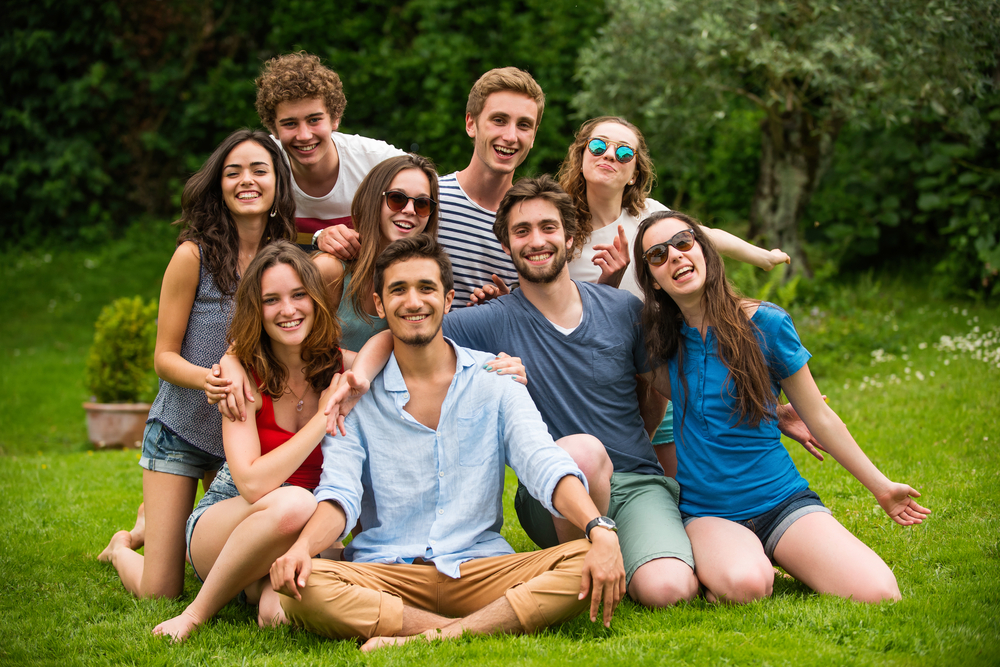
#> input picture Vison/test.png, 1000 x 667 px
$ python -i live_coord.py   (imports and definitions only)
#> lines starting #> are read from the running program, lines starting #| are printed output that depends on the picture; after the words box and inside, x2 and y2 are one past the last pixel; in counts of white or black regions, pixels touching at a corner belong together
import cv2 as cv
import numpy as np

blokjes = {
	"wit" : [(19,13,227),(38,47,255)],
	"blauw" : [(79,47,0),(115,255,88)],
	"geel" : [(9,108,190),(50,255,255)],
	"paars": [(147,0,32),(168,154,98)],
	"oranje":[(1,104,185),(15,255,255)]
}


# [60 lines left out: functions find_aruco, draw_aruco_marker, draw_aumgented, not called in this run]


def create_contour_image(image, thres_min = 85, thres_max = 255):
#> called with thres_min = 85, thres_max = 255
	img_gray = cv.cvtColor(image,cv.COLOR_RGB2GRAY)
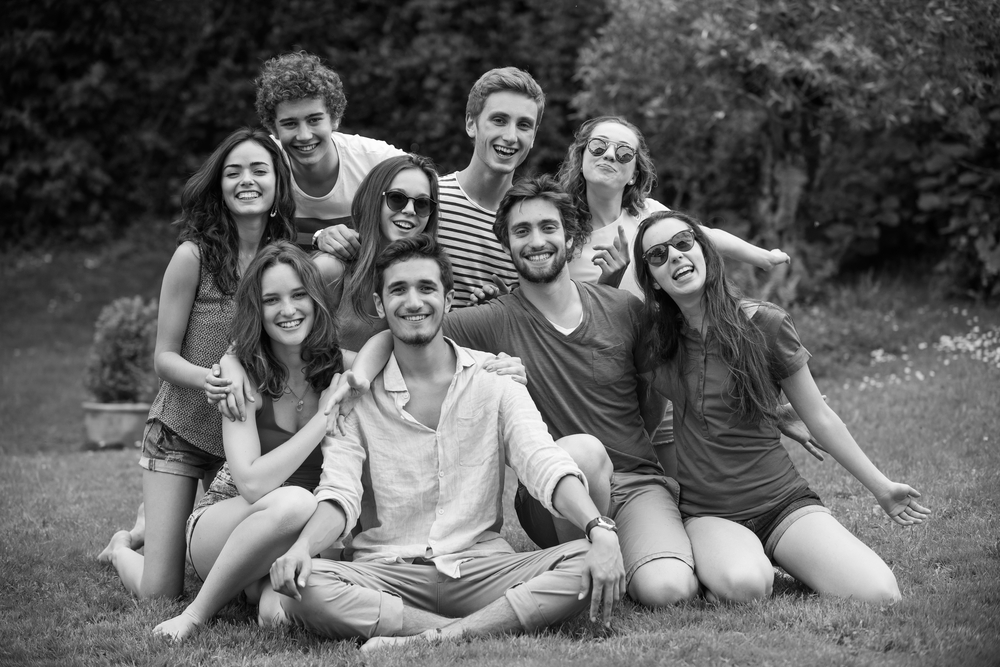
#> img_gray: shape (667, 1000); min 0, max 255, mean 97.7
	img_blur = cv.GaussianBlur(img_gray, (5, 5), 0)
	img_canny = cv.Canny(img_blur,thres_min,thres_max)
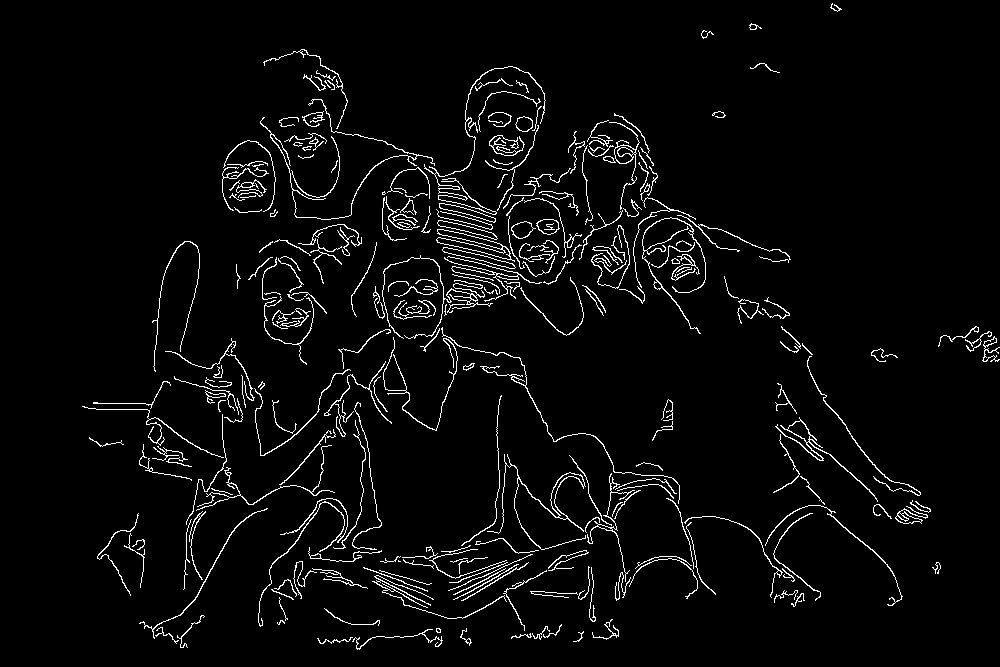
#> img_canny: shape (667, 1000); 3.8% white in thin lines or dots, all inside (x1, y1, x2, y2) = (82, 3, 1000, 650)
	kernel = np.ones((5, 5), np.uint8)
	img_dilate = cv.dilate(img_canny, kernel, iterations=1)
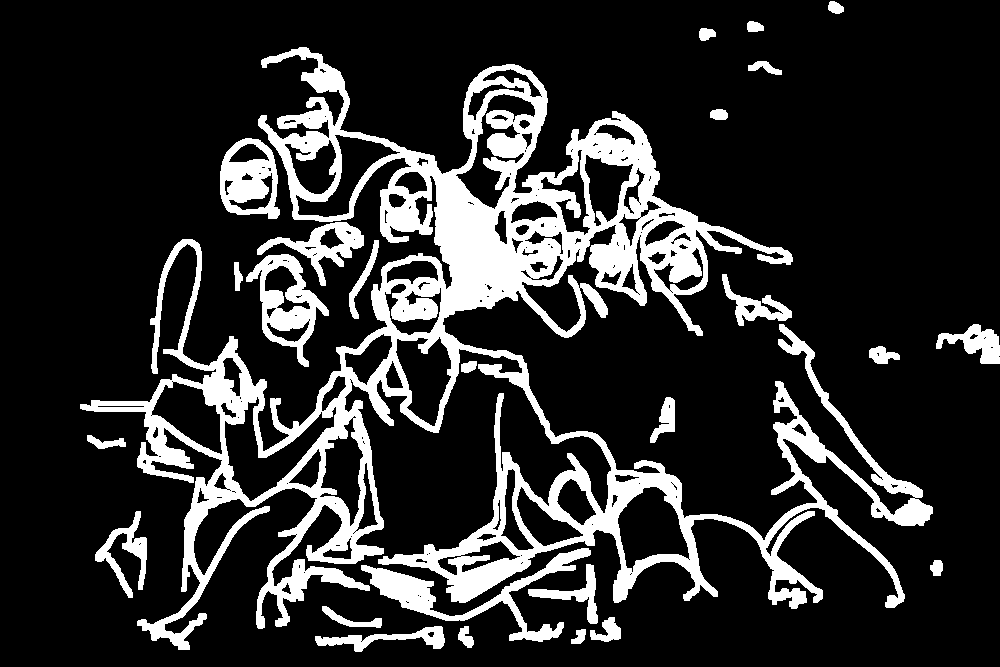
#> img_dilate: shape (667, 1000); 17.9% white; 26 white regions, largest, box (x1, y1, x2, y2) and area: (80, 47, 933, 650) 96373, (361, 548, 591, 642) 4142, (246, 254, 329, 367) 3406

	return img_dilate

# [30 lines left out: functions find_contours, find_by_color, not called in this run]


# [4 lines not run here, left out]
dictionary = cv.aruco.Dictionary_get(cv.aruco.DICT_4X4_250)
parameters =  cv.aruco.DetectorParameters_create()


# [36 lines not run here, left out]

>>> import cv2
>>> picture = cv2.cvtColor(cv2.imread('test.png'), cv2.COLOR_BGR2RGB)
>>> result = create_contour_image(picture)
